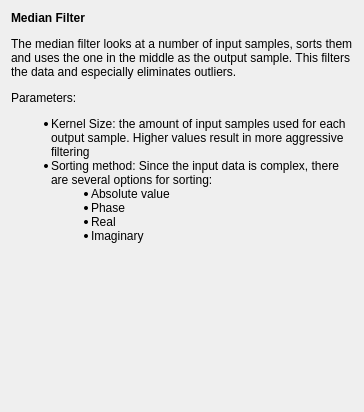
<?xml version="1.0" encoding="UTF-8"?>
<ui version="4.0">
 <class>MedianFilterExplanationWidget</class>
 <widget class="QWidget" name="MedianFilterExplanationWidget">
  <property name="geometry">
   <rect>
    <x>0</x>
    <y>0</y>
    <width>364</width>
    <height>412</height>
   </rect>
  </property>
  <property name="windowTitle">
   <string>Form</string>
  </property>
  <layout class="QVBoxLayout" name="verticalLayout">
   <item>
    <widget class="QLabel" name="widget">
     <property name="text">
      <string>&lt;html&gt;&lt;head/&gt;&lt;body&gt;&lt;p&gt;&lt;span style=&quot; font-weight:600;&quot;&gt;Median Filter&lt;/span&gt;&lt;/p&gt;&lt;p&gt;The median filter looks at a number of input samples, sorts them and uses the one in the middle as the output sample. This filters the data and especially eliminates outliers.&lt;/p&gt;&lt;p&gt;Parameters: &lt;/p&gt;&lt;ul style=&quot;margin-top: 0px; margin-bottom: 0px; margin-left: 0px; margin-right: 0px; -qt-list-indent: 1;&quot;&gt;&lt;li style=&quot; margin-top:12px; margin-bottom:0px; margin-left:0px; margin-right:0px; -qt-block-indent:0; text-indent:0px;&quot;&gt;Kernel Size: the amount of input samples used for each output sample. Higher values result in more aggressive filtering&lt;/li&gt;&lt;li style=&quot; margin-top:0px; margin-bottom:0px; margin-left:0px; margin-right:0px; -qt-block-indent:0; text-indent:0px;&quot;&gt;Sorting method: Since the input data is complex, there are several options for sorting:&lt;/li&gt;&lt;/ul&gt;&lt;ul style=&quot;margin-top: 0px; margin-bottom: 0px; margin-left: 0px; margin-right: 0px; -qt-list-indent: 2;&quot;&gt;&lt;li style=&quot; margin-top:0px; margin-bottom:0px; margin-left:0px; margin-right:0px; -qt-block-indent:0; text-indent:0px;&quot;&gt;Absolute value&lt;/li&gt;&lt;li style=&quot; margin-top:0px; margin-bottom:0px; margin-left:0px; margin-right:0px; -qt-block-indent:0; text-indent:0px;&quot;&gt;Phase&lt;/li&gt;&lt;li style=&quot; margin-top:0px; margin-bottom:0px; margin-left:0px; margin-right:0px; -qt-block-indent:0; text-indent:0px;&quot;&gt;Real&lt;/li&gt;&lt;li style=&quot; margin-top:0px; margin-bottom:0px; margin-left:0px; margin-right:0px; -qt-block-indent:0; text-indent:0px;&quot;&gt;Imaginary&lt;/li&gt;&lt;/ul&gt;&lt;p&gt;&lt;br/&gt;&lt;/p&gt;&lt;p&gt;&lt;br/&gt;&lt;/p&gt;&lt;/body&gt;&lt;/html&gt;</string>
     </property>
     <property name="wordWrap">
      <bool>true</bool>
     </property>
    </widget>
   </item>
   <item>
    <spacer name="verticalSpacer">
     <property name="orientation">
      <enum>Qt::Vertical</enum>
     </property>
     <property name="sizeHint" stdset="0">
      <size>
       <width>20</width>
       <height>40</height>
      </size>
     </property>
    </spacer>
   </item>
  </layout>
 </widget>
 <resources/>
 <connections/>
</ui>
